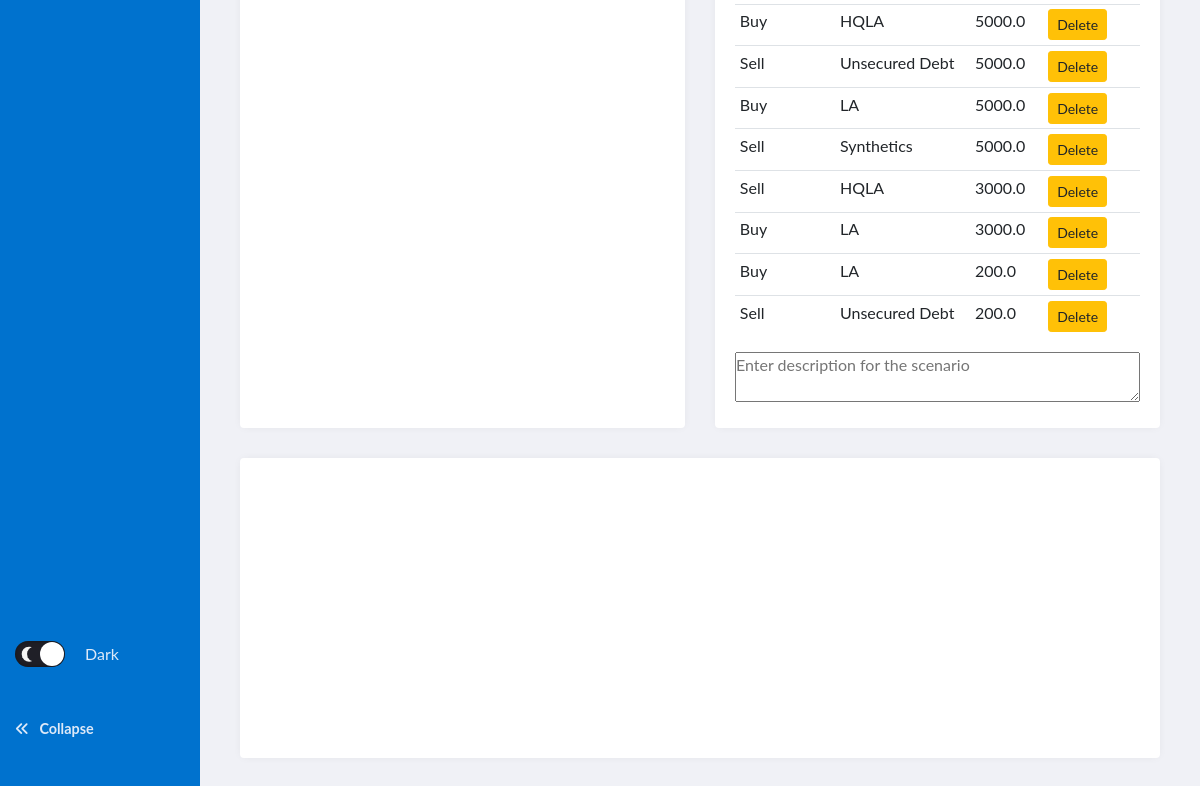
Before: / (signed in, lower part) with the older database file.
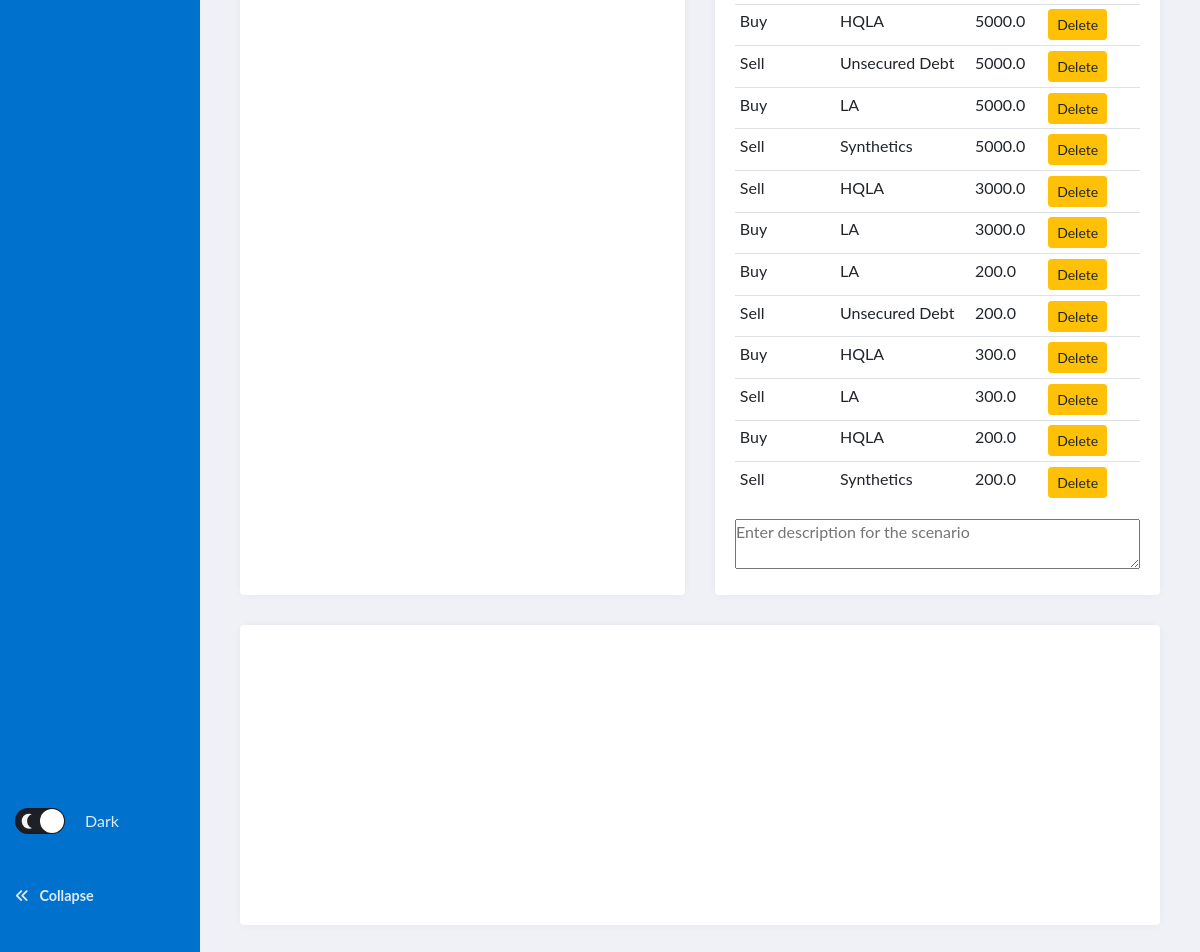
After: the same page with the newer database file.
### fund/models.py (models this page shows, shortened)
class Trade(models.Model):
    CODE = (
        ("Buy", "Buy"),
        ("Sell", "Sell")
    )
    CLASSIFICATION = (
        ("HQLA", "HQLA"),
        ("LA", "LA"),
        ("ILA", "ILA"),
        ("Secured Debt", "Secured Debt"),
        ("Unsecured Debt", "Unsecured Debt"),
        ("Synthetics", "Synthetics")
    )
    user = models.ForeignKey(User, on_delete=models.CASCADE, related_name='trade_user')
    transaction = models.CharField(max_length=50, choices=CODE)
    security = models.CharField(max_length=50, choices=CLASSIFICATION)
    amount = models.FloatField()

### fund/views.py (the view)
# urls.py: path("", views.scenarios, name="scenarios"),
def scenarios(request):
    add_trade_form = request.GET.get("add")
    postid = request.GET.get("postid")
    print(postid)
    if add_trade_form is None:
        TradeFormSet = inlineformset_factory(User, Trade, fields=("transaction", "security", "amount"), can_delete = False, max_num=2)
    else:
        TradeFormSet = inlineformset_factory(User, Trade, fields=("transaction", "security", "amount"), can_delete = False, extra=int(add_trade_form)+1)
    userid = request.user.id
    if userid:
        user = User.objects.get(id=userid)
        if postid:
            post = Post.objects.get(id=postid)
            if post.publish == True:
                post.publish = "Unpublish"
            elif post.publish == False:
                post.publish = "Publish"
            if post.user == user:
                save_post = "Save Scenario Description"
            else:
                save_post = "Save as New Secenario"
            extrade = post.trade.all()
        else:
            extrade = Trade.objects.filter(user=user)
    else:
        extrade = []
    formset_empty = TradeFormSet()
    if (postid is None) or (userid is None):
        post = []
        save_post = "Save Scenario"
    if request.method == "POST":
        formset = TradeFormSet(request.POST, instance=user)
        if formset.is_valid():
            formset.save()
            trades = Trade.objects.filter(user=user)
            trades = trades.order_by("-id")[:int(request.POST['trade_user-TOTAL_FORMS'])]
            if postid:
                for trade in trades:
                    post.trade.add(trade)
                return redirect('/?postid={}'.format(postid))
        return redirect("scenarios")
    else:
        print(post)
        print(save_post)
        return render(request, "fund/scenarios.html", {
            "formset_empty":formset_empty,
            "extrade":extrade,
            "post":post,
            "save_post": save_post
            })

### fund/templates/fund/scenarios.html (shortened to what this page needs)
{% extends "fund/main_page.html" %}
{% load static %}
{% block content %}
<div id="scenarios-view">
    <section class="grid">
        <article class="grid-group">
            <div class="grid-cell">
                <div class="trade-form-wrapper">
                </div>
            </div>
        </article>
        <article class="grid-group">
            <div class="grid-cell">
                <div class="effective-trades">
                    <table class="table table-sm">
                        {% for trade in extrade %}
                        <tr>
                            <td>{{trade.transaction}}</td>
                            <td>{{trade.security}}</td>
                            <td>{{trade.amount}}</td>
                            <td>
                                <a id="remove-button" href="{% url 'remove' trade.id %}" class="btn btn-sm btn-warning">Delete</a>
                            </td>
                        </tr>
                        {% endfor %}
                    </table>
                    <textarea id="scenario_content" placeholder="Enter description for the scenario">{{ post.content }}</textarea>
                </div>
            </div>
        </article>
        <article class="grid-chart">
        </article>
    </section>
</div>
{% endblock %}

### fund/templates/fund/main_page.html (shortened to what this page needs)
{% load static %}
<!DOCTYPE html>
<html lang="en">
    <head>
        <link rel="stylesheet" href="https://stackpath.bootstrapcdn.com/bootstrap/4.3.1/css/bootstrap.min.css">
        <link rel="stylesheet" href="{% static 'fund/styles.css' %}">
    </head>
    <body>
        <header class="page-header">
            <nav>
                <ul class="admin-menu">
                <li>
                    <div class="switch">
                        <label for="mode">
                            <span></span>
                            <span>Dark</span>
                        </label>
                    </div>
                    <button class="collapse-btn" aria-expanded="true" aria-label="collapse menu">
                    <section aria-hidden="true">
                        <i class="fas fa-angle-double-left"></i>
                    </section>
                    <span>Collapse</span>
                    </button>
                </li>
                </ul>
            </nav>
        </header>
        <section class="page-content">
                {% block content %}
                {% endblock %}
        </section>
    </body>
</html>

### fund/static/fund/styles.css (style rules this page uses)
textarea { width: 100%; }
:root { --page-header-bgColor: #0072ce; --page-header-bgColor-hover: #ffffff; --page-header-txtColor: #dde9f8; --page-header-headingColor: #ffffff; --page-header-width: 200px; --page-content-bgColor: #f0f1f6; --page-content-txtColor: #171616; --page-content-blockColor: #fff; --white: #ffffff; --black: #333; --blue: #00b9eb; --red: #ec1848; --border-radius: 4px; --box-shadow: 0 0 10px -2px rgba(0, 0, 0, 0.075); --switch-bgLightModeColor: #87cefa; --switch-sunColor: gold; --switch-moonColor: #f4f4f4; --switch-bgDarkModeColor: #1f1f27; }
* { padding: 0; margin: 0; box-sizing: border-box; }
ul { list-style: none; }
a, button { color: inherit; font-weight: bold; }
button { background: none; cursor: pointer; }
label { cursor: pointer; }
button { border: none; }
div { display: block; padding: 10px; }
body { font: 16px/1.5 "Lato", sans-serif; width: auto; }
i { width: 100%; height: 100%; }
span { display: block; padding: 10px; }
.page-header { position: fixed; top: 0; left: 0; right: 0; bottom: 0; overflow: auto; padding-top: 20px; width: var(--page-header-width); color: var(--page-header-txtColor); background: var(--page-header-bgColor); }
.page-header nav { display: flex; flex-direction: column; min-height: 100%; }
.page-header .admin-menu { display: flex; flex-direction: column; flex-grow: 1; margin-top: 35px; }
.page-header .admin-menu li:last-child { margin-top: auto; margin-bottom: 20px; }
.page-header .admin-menu li > * { width: 100%; padding: 12px 15px; }
.page-header .admin-menu a, .page-header .admin-menu button { display: flex; align-items: center; font-size: 0.9rem; }
.page-content { position: relative; left: var(--page-header-width); width: calc(100% - var(--page-header-width)); min-height: 100vh; padding: 30px; color: var(--page-content-txtColor); background: var(--page-content-bgColor); }
.grid { display: grid; grid-template-columns: repeat(2, 1fr); grid-gap: 30px; grid-auto-rows: minmax(min-content, max-content); }
.grid > article { background: var(--page-content-blockColor); border-radius: var(--border-radius); box-shadow: var(--box-shadow); }
.grid-group { display:grid; grid-template-columns: 1fr; }
.grid-chart { height: 300px; display:grid; grid-template-columns: 1fr; }
.grid-cell { display:grid; grid-template-columns: 1fr; }
.trade-form-wrapper { display: absolute; }
.page-content .grid > article:last-child { grid-column: 1 / -1; }
.switch label { display: grid; grid-template-columns: auto auto; grid-column-gap: 10px; align-items: center; justify-content: flex-start; }
.switch span:first-child { position: relative; width: 50px; height: 26px; border-radius: 15px; box-shadow: inset 0 0 5px rgba(0, 0, 0, 0.4); background: var(--switch-bgLightModeColor); transition: all 0.3s; }
.switch span:first-child::before, .switch span:first-child::after { content: ""; position: absolute; border-radius: 50%; }
.switch span:first-child::before { top: 1px; left: 1px; width: 24px; height: 24px; background: var(--white); z-index: 1; transition: transform 0.3s; }
.switch span:first-child::after { top: 50%; right: 8px; width: 10px; height: 10px; transform: translateY(-50%); background: var(--switch-sunColor); box-shadow: 0 0 4px 2px #ffdb1a; }
.switch [type="checkbox"]:checked + label span:first-child { background: var(--switch-bgDarkModeColor); }
.switch [type="checkbox"]:checked + label span:first-child::before { transform: translateX(24px); }
.switch [type="checkbox"]:checked + label span:first-child::after { left: 12px; width: 15px; height: 15px; background: transparent; box-shadow: -2px -5px 0 var(--switch-moonColor); transform: translateY(-50%) rotate(-70deg); }

Changed rows visible on the page:
added Trade: transaction "Buy", security "HQLA", amount "300.0"
added Trade: transaction "Sell", security "LA", amount "300.0"
added Trade: transaction "Buy", security "HQLA", amount "200.0"
added Trade: transaction "Sell", security "Synthetics", amount "200.0"
